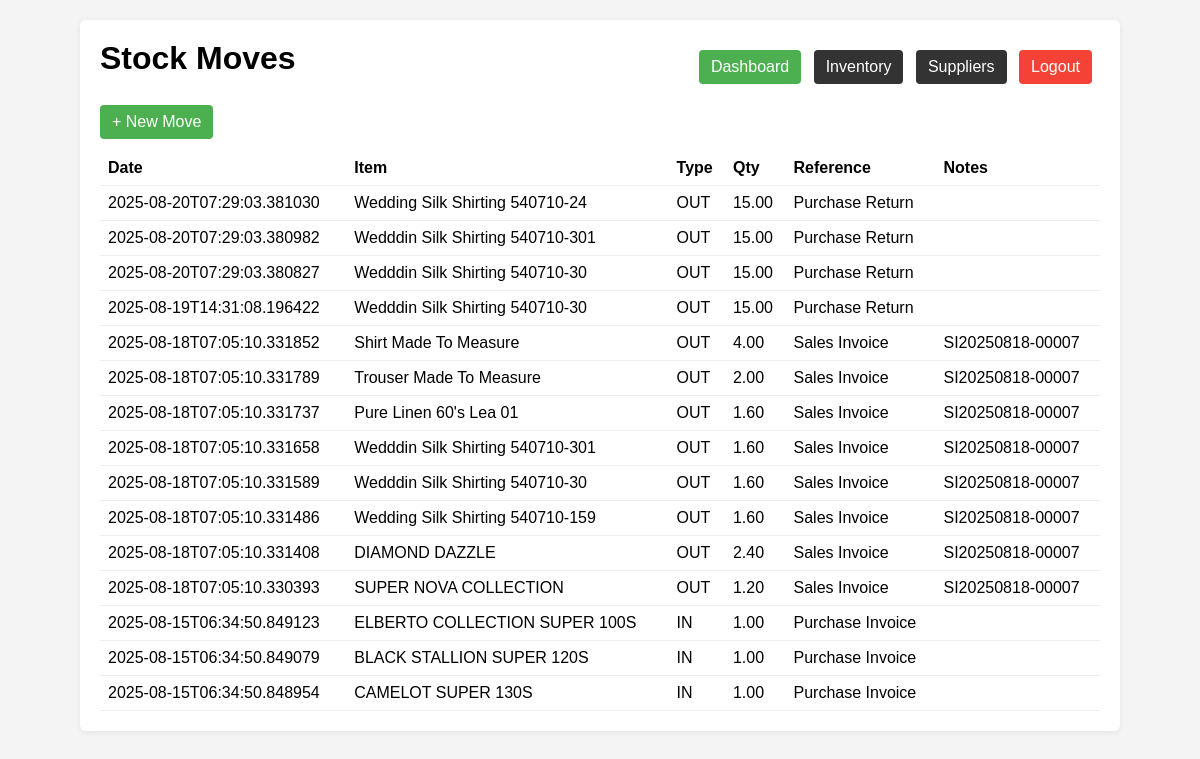
The app's page /stock-moves (signed in) with its own data.
### tables this page shows
CREATE TABLE stock_moves (
            id INTEGER PRIMARY KEY AUTOINCREMENT,
            item_id INTEGER NOT NULL,
            move_type TEXT NOT NULL CHECK (move_type IN ('IN','OUT')),
            qty REAL NOT NULL,
            reference TEXT,
            reference_id INTEGER,
            notes TEXT,
            created_at TEXT DEFAULT CURRENT_TIMESTAMP,
            FOREIGN KEY(item_id) REFERENCES items(id)
        );

CREATE TABLE items (
            id INTEGER PRIMARY KEY AUTOINCREMENT,
            sku TEXT UNIQUE,
            name TEXT NOT NULL,
            description TEXT,
            unit_price REAL DEFAULT 0,
            stock_qty INTEGER DEFAULT 0,
            reorder_level INTEGER DEFAULT 0,
            status TEXT DEFAULT 'active',
            created_at TEXT DEFAULT CURRENT_TIMESTAMP,
            updated_at TEXT DEFAULT CURRENT_TIMESTAMP
        , supplier_id INTEGER, uom TEXT DEFAULT 'Nos', hsn_code TEXT, gst_rate REAL DEFAULT 0, discount REAL DEFAULT 0, brand TEXT, image_path TEXT, cost_price REAL DEFAULT 0, selling_price REAL DEFAULT 0, supplier_name TEXT, ean13 TEXT);

### app.py (the view)
@app.route('/stock-moves')
@login_required
def stock_moves_list():
    db = get_db()
    moves = db.execute("""
        SELECT sm.id, sm.move_type, sm.qty, sm.reference, sm.notes, sm.created_at, i.name as item_name
        FROM stock_moves sm
        JOIN items i ON sm.item_id = i.id
        ORDER BY sm.created_at DESC
    """).fetchall()
    return render_template('stock_moves/list.html', moves=moves)

### app.py (called while the page is built)
def get_db():
    if 'db' not in g:
        g.db = sqlite3.connect(DB_PATH)
        g.db.row_factory = sqlite3.Row
    return g.db

def login_required(f):
    @wraps(f)
    def decorated_function(*args, **kwargs):
        if 'user_id' not in session:
            flash('Please log in to access this page.', 'warning')
            return redirect(url_for('login'))
        return f(*args, **kwargs)
    return decorated_function

@app.before_request
def load_logged_in_user():
    user_id = session.get('user_id')
    if user_id is None:
        g.user = None
    else:
        db = get_db()
        g.user = db.execute('SELECT * FROM users WHERE id = ?', (user_id,)).fetchone()

### templates/stock_moves/list.html (shortened to what this page needs)
<!DOCTYPE html>
<html lang="en">
<head>
</head>
<body>
  <div class="container">
    <div class="topnav">
      <h1>Stock Moves</h1>
      <div class="nav">
        <a href="/" class="button" style="background:#4CAF50">Dashboard</a>
        <a href="/items" class="button">Inventory</a>
        <a href="/suppliers" class="button">Suppliers</a>
        <a href="/logout" class="button" style="background:#f44336">Logout</a>
      </div>
    </div>
    <div class="actions">
      <a href="/stock-moves/new" class="button" style="background:#4CAF50">+ New Move</a>
    </div>
    <table>
      <thead>
        <tr>
          <th>Date</th>
          <th>Item</th>
          <th>Type</th>
          <th>Qty</th>
          <th>Reference</th>
          <th>Notes</th>
        </tr>
      </thead>
      <tbody>
        {% for m in moves %}
        <tr>
          <td>{{ m['created_at'] }}</td>
          <td>{{ m['item_name'] }}</td>
          <td>{{ m['move_type'] }}</td>
          <td>{{ '%.2f'|format(m['qty']) }}</td>
          <td>{{ m['reference'] or '' }} {{ m['reference_id'] or '' }}</td>
          <td>{{ m['notes'] or '' }}</td>
        </tr>
        {% else %}
        <tr><td colspan="6">No stock moves found.</td></tr>
        {% endfor %}
      </tbody>
    </table>
  </div>
</body>
</html>

### templates/stock_moves/list.html (style rules this page uses)
body { font-family: Arial, sans-serif; background: #f4f4f4; margin:0; }
.container { max-width: 1000px; margin: 20px auto; background:#fff; padding:20px; border-radius:6px; box-shadow:0 1px 6px rgba(0,0,0,0.08); }
h1 { margin:0 0 16px; }
.actions { margin-bottom: 12px; }
a.button { display:inline-block; padding:8px 12px; background:#333; color:#fff; text-decoration:none; border-radius:4px; }
table { width:100%; border-collapse: collapse; }
th, td { padding: 8px; border-bottom:1px solid #eee; text-align:left; }
.topnav { display:flex;justify-content:space-between;align-items:center;margin-bottom:12px }
.nav a { margin-right:8px }

### records on screen
stock_moves: created_at "2025-08-20T07:29:03.381030", item_name "Wedding Silk Shirting 540710-24", move_type "OUT", qty "15.00", reference "Purchase Return"
stock_moves: created_at "2025-08-20T07:29:03.380982", item_name "Wedddin Silk Shirting 540710-301", move_type "OUT", qty "15.00", reference "Purchase Return"
stock_moves: created_at "2025-08-20T07:29:03.380827", item_name "Wedddin Silk Shirting 540710-30", move_type "OUT", qty "15.00", reference "Purchase Return"
stock_moves: created_at "2025-08-19T14:31:08.196422", item_name "Wedddin Silk Shirting 540710-30", move_type "OUT", qty "15.00", reference "Purchase Return"
stock_moves: created_at "2025-08-18T07:05:10.331852", item_name "Shirt Made To Measure", move_type "OUT", qty "4.00", reference "Sales Invoice", notes "SI20250818-00007"
stock_moves: created_at "2025-08-18T07:05:10.331789", item_name "Trouser Made To Measure", move_type "OUT", qty "2.00", reference "Sales Invoice", notes "SI20250818-00007"
stock_moves: created_at "2025-08-18T07:05:10.331737", item_name "Pure Linen 60's Lea 01", move_type "OUT", qty "1.60", reference "Sales Invoice", notes "SI20250818-00007"
stock_moves: created_at "2025-08-18T07:05:10.331658", item_name "Wedddin Silk Shirting 540710-301", move_type "OUT", qty "1.60", reference "Sales Invoice", notes "SI20250818-00007"
stock_moves: created_at "2025-08-18T07:05:10.331589", item_name "Wedddin Silk Shirting 540710-30", move_type "OUT", qty "1.60", reference "Sales Invoice", notes "SI20250818-00007"
stock_moves: created_at "2025-08-18T07:05:10.331486", item_name "Wedding Silk Shirting 540710-159", move_type "OUT", qty "1.60", reference "Sales Invoice", notes "SI20250818-00007"
stock_moves: created_at "2025-08-18T07:05:10.331408", item_name "DIAMOND DAZZLE", move_type "OUT", qty "2.40", reference "Sales Invoice", notes "SI20250818-00007"
stock_moves: created_at "2025-08-18T07:05:10.330393", item_name "SUPER NOVA COLLECTION", move_type "OUT", qty "1.20", reference "Sales Invoice", notes "SI20250818-00007"
stock_moves: created_at "2025-08-15T06:34:50.849123", item_name "ELBERTO COLLECTION SUPER 100S", move_type "IN", qty "1.00", reference "Purchase Invoice"
stock_moves: created_at "2025-08-15T06:34:50.849079", item_name "BLACK STALLION SUPER 120S", move_type "IN", qty "1.00", reference "Purchase Invoice"
stock_moves: created_at "2025-08-15T06:34:50.848954", item_name "CAMELOT SUPER 130S", move_type "IN", qty "1.00", reference "Purchase Invoice"
